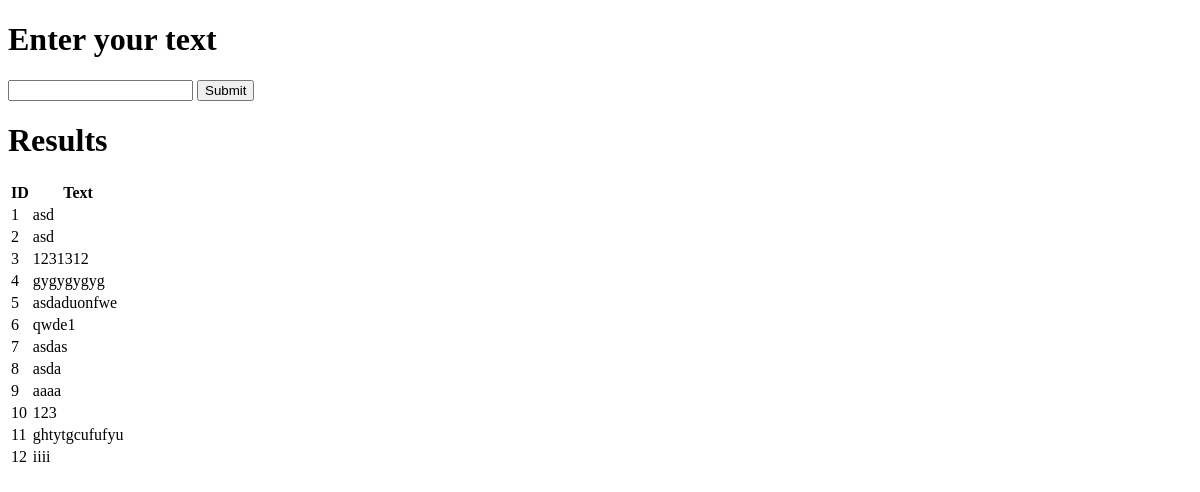
The page /input_form/ on the database as committed earlier.
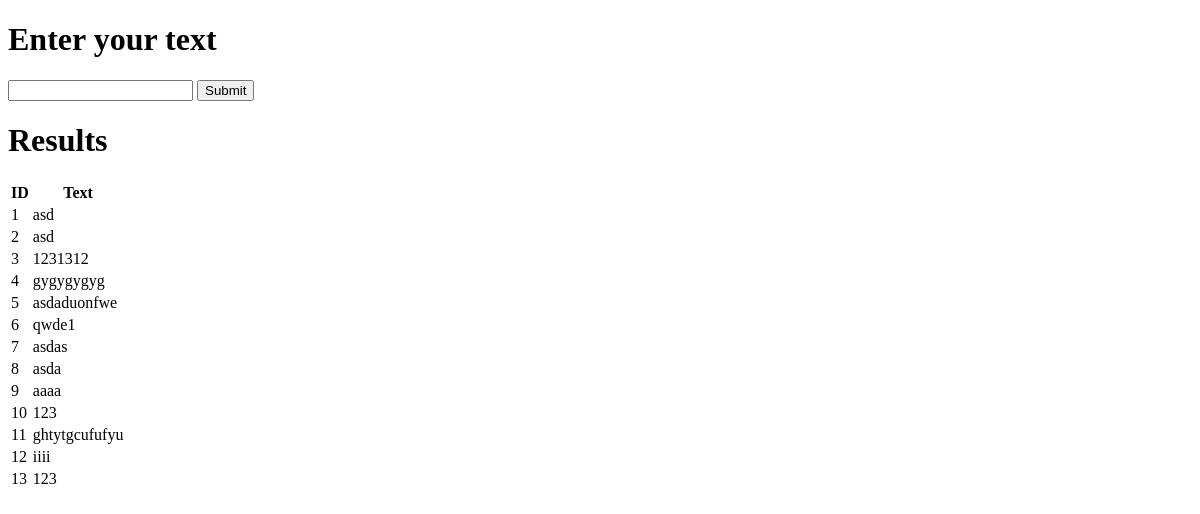
The same page on the database as committed later.
### myapp/models.py (models this page shows, shortened)
class UserInput(models.Model):  #needs to be deleted later
    text = models.CharField(max_length=255)

### myapp/views.py (the view)
# urls.py: path("input_form/", views.input_form, name="input_form"),
def input_form(request):
    if request.method == 'POST':
        user_input = request.POST.get('user_input')
        UserInput.objects.create(text=user_input)
        return redirect('input_form')
    user_inputs = get_all_user_inputs()
    context = {'user_inputs': user_inputs}
    return render(request, 'input.html', context)

### myapp/services.py (called while the page is built)
def get_all_user_inputs():
    return UserInput.objects.all()

### myapp/templates/input.html (shortened to what this page needs)
<!DOCTYPE html>
<html>
<head>
</head>
<body>
    <h1>Enter your text</h1>
    <form method="post" action="{% url 'input_form' %}">
        <input type="text" name="user_input" required>
        <button type="submit">Submit</button>
    </form>
    <h1>Results</h1>
    <table class="table is-fullwidth is-hoverable">
        <thead>
            <tr>
                <th>ID</th>
                <th>Text</th>
            </tr>
        </thead>
        <tbody>
            {% for input in user_inputs %}
            <tr>
                <td>{{ input.id }}</td>
                <td>{{ input.text }}</td>
            </tr>
            {% endfor %}
        </tbody>
    </table>
</body>
</html>

Rows that differ between the two databases and show on the page:
added UserInput: id "13", text "123"
